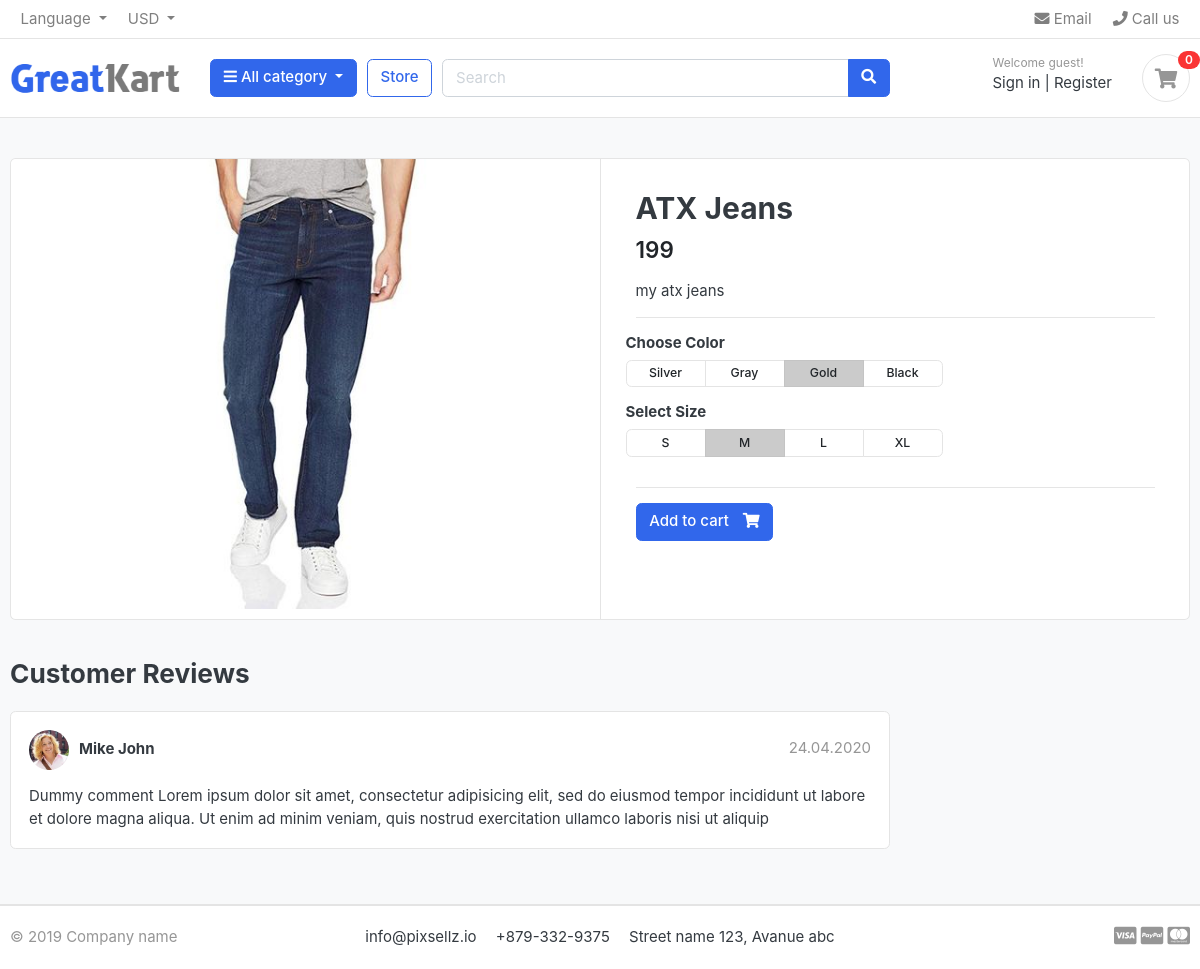
The page /store/jeans/atx-jeans on the database its author committed.
### store/models.py (models this page shows, shortened)
class Product(models.Model):
    product_name=models.CharField(max_length=200,unique=True)
    slug=models.SlugField(max_length=200,unique=True)
    description=models.TextField()
    price=models.IntegerField()
    images=models.ImageField(upload_to='photos/products')
    stock=models.IntegerField()
    is_available=models.BooleanField(default=True)
    category=models.ForeignKey(category, on_delete=models.CASCADE)
    created_date=models.DateTimeField(auto_now_add=True)
    modified_date=models.DateTimeField(auto_now=True)

### store/views.py (the view)
# urls.py: path('<slug:category_slug>/<slug:product_slug>',views.product_detail,name='product_detail')
def product_detail(request,category_slug,product_slug):
    try:
        single_product=Product.objects.get(category__slug=category_slug,slug=product_slug)
    except Exception as e:
        raise e
    context={'single_product':single_product}
    return render(request,'store/product_detail.html',context)

### category/context_processors.py (called while the page is built)
def menu_links(request):
    links =category.objects.all()
    return dict(links=links)

### category/models.py (called while the page is built)
    def get_url(self):
        return reverse('products_by_category',args=[self.slug])

### templates/store/product_detail.html
{% extends 'base.html' %}
{% load static %}
{% block content %}
<section class="section-content padding-y bg">
<div class="container">
<div class="card">
	<div class="row no-gutters">
		<aside class="col-md-6">
<article class="gallery-wrap">
	<div class="img-big-wrap">
	   <a href="#"><img src="{{single_product.images.url }}"></a>
	</div>
</article>
		</aside>
		<main class="col-md-6 border-left">
<article class="content-body">
<h2 class="title">{{single_product.product_name}}</h2>
<div class="mb-3">
	<var class="price h4">{{single_product.price }}</var>
</div>
<p>{{single_product.description}}</p>
<hr>
	<div class="row">
		<div class="item-option-select">
			<h6>Choose Color</h6>
			<div class="btn-group btn-group-sm btn-group-toggle" data-toggle="buttons">
			  <label class="btn btn-light">
			    <input type="radio" name="radio_color"> Silver
			  </label>
			  <label class="btn btn-light">
			    <input type="radio" name="radio_color" > Gray
			  </label>
			  <label class="btn btn-light active">
			    <input type="radio" name="radio_color checked"> Gold
			  </label>
			  <label class="btn btn-light">
			    <input type="radio" name="radio_color"> Black
			  </label>
			</div>
		</div>
	</div>
	<div class="row">
		<div class="item-option-select">
			<h6>Select Size</h6>
			<div class="btn-group btn-group-sm btn-group-toggle" data-toggle="buttons">
			  <label class="btn btn-light">
			    <input type="radio" name="radio_color"> S
			  </label>
			  <label class="btn btn-light active">
			    <input type="radio" name="radio_color" checked> M
			  </label>
			  <label class="btn btn-light">
			    <input type="radio" name="radio_color"> L
			  </label>
			  <label class="btn btn-light">
			    <input type="radio" name="radio_color"> XL
			  </label>
			</div>
		</div>
	</div>
	<hr>
	{% if single_product.stock <= 0 %}
		<h5 class='text-danger'>Out of Stock </h5>
	{% else %}
		<a href="./product-detail.html" class="btn  btn-primary"> <span class="text">Add to cart</span> <i class="fas fa-shopping-cart"></i>  </a>
	{% endif %}
</article>
		</main>
	</div>
</div>
<br>
<div class="row">
			<div class="col-md-9">
	<header class="section-heading">
		<h3>Customer Reviews </h3>
	</header>
	<article class="box mb-3">
		<div class="icontext w-100">
			<img src="{% static './images/avatars/avatar1.jpg' %}" class="img-xs icon rounded-circle">
			<div class="text">
				<span class="date text-muted float-md-right">24.04.2020 </span>
				<h6 class="mb-1">Mike John </h6>
			</div>
		</div>
		<div class="mt-3">
			<p>
				Dummy comment Lorem ipsum dolor sit amet, consectetur adipisicing elit, sed do eiusmod
				tempor incididunt ut labore et dolore magna aliqua. Ut enim ad minim veniam,
				quis nostrud exercitation ullamco laboris nisi ut aliquip
			</p>
		</div>
	</article>
	</div>
</div>
</div>
</section>
{% endblock %}

### GreatKart/static/css/ui.css (style rules this page uses)
html { font-family: "Inter", sans-serif; font-size: 15px; }
.content-body { flex: 1 1 auto; padding: 2rem 2.3rem; }
.img-xs, .img-sm, .img-md, .img-lg { -o-object-fit: cover; object-fit: cover; flex-shrink: 0; flex-grow: 0; }
.img-xs { width: 40px; height: 40px; }
.padding-y { padding-top: 40px; padding-bottom: 40px; }
var { font-style: normal; }
article:after, .form-group:after { display: block; clear: both; content: ""; }
.bg { background-color: #f8f9fa; }
.section-heading { margin-bottom: 20px; margin-top: 15px; }
p:last-child { margin-bottom: 0; }
.btn-light { background-color: #fff; border-color: #e4e4e4; }
.btn .text + i { margin-left: 10px; }
.icontext { display: inline-flex; align-items: center; vertical-align: middle; }
.icontext .text { width: 100%; line-height: 1.2; }
.icontext .icon { position: relative; margin-right: 10px; flex-shrink: 0; flex-grow: 0; }
.price { font-weight: 600; color: #212529; }
.box { padding: 18px; background: #fff; border-radius: 0.37rem; border: 1px solid #e4e4e4; }
.box img { max-width: 100%; }
.gallery-wrap .img-big-wrap { margin-bottom: 10px; border-radius: 0.37rem; overflow: hidden; background-color: #fff; }
.gallery-wrap .img-big-wrap a { text-align: center; display: block; }
.gallery-wrap .img-big-wrap img { height: 450px; width: auto; display: inline-block; }
.item-option-select { margin-bottom: 1rem; display: inline-block; margin-right: 15px; }
.item-option-select .btn { min-width: 80px; }

### rows shown on the page
Product: images (picture), product_name "ATX Jeans", price "199", description "my atx jeans"
